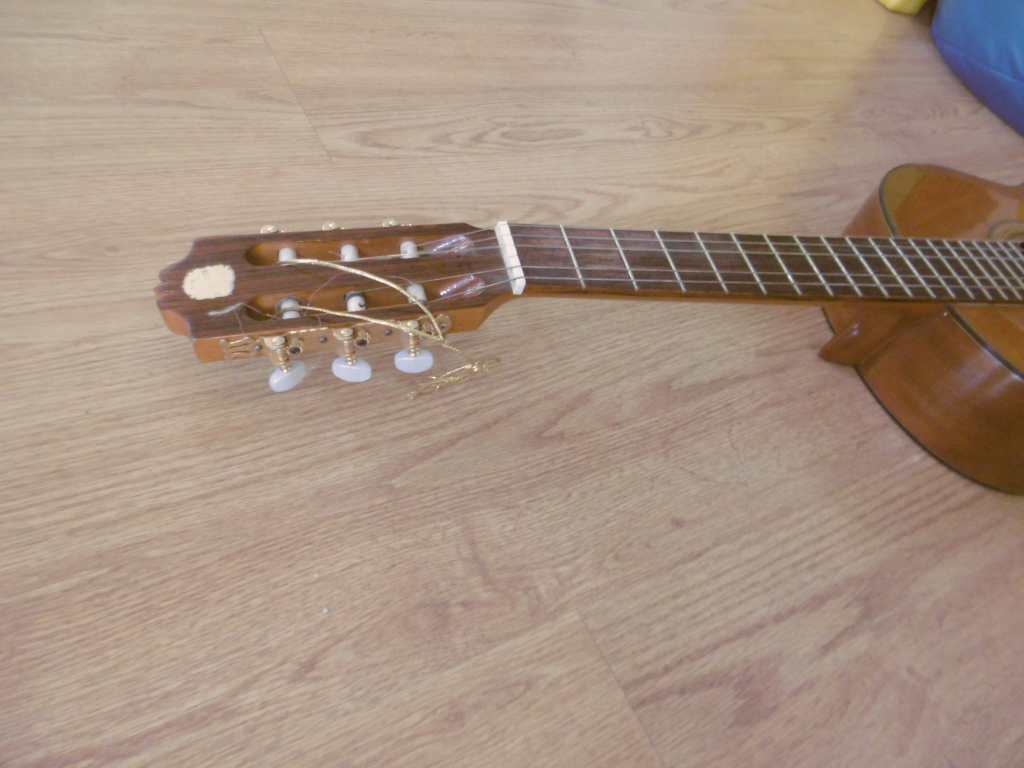
#> input picture research/object_detection/images/train/P1030473.JPG, 2048 x 1536 px, given as the content of the folder input_images/, which was not available (shown at 1/2 size)
$ python OiDtoolkit_csv.py
#> lines starting #> are read from the running program, lines starting #| are printed output that depends on the picture
import os
import numpy as np
import pandas as pd
import cv2


path_input_images = 'input_images/'
path_input_txts = 'input_txts/'
path_output_labels = 'output_labels/'


# configuration
# maximum resolution
max_pixels = 600
# train/test ratio
all_images_list = sorted([name for name in os.listdir(path_input_images)])
train_batch = 900
test_batch = 100
# creates list of images using the first 'train_batch', and the last 'test_batch' images
images_list = np.append(all_images_list[0:train_batch], all_images_list[-test_batch:])
print(f"Analizing {len(all_images_list)} images, using first {train_batch} for training and last {test_batch} for test")


with open(f"{path_output_labels}train_labels.csv", 'w') as output_labels_file_train, open(f"{path_output_labels}test_labels.csv", 'w') as output_labels_file_test:
	output_labels_file_train.write("filename,width,height,class,xmin,ymin,xmax,ymax\n")
	output_labels_file_test.write("filename,width,height,class,xmin,ymin,xmax,ymax\n")


	for i, image_name in enumerate(images_list):

		if i%50==0 : print(f"\tChecking image nr. {i}")


		if i<train_batch:
			subset = 'train'
			out_labels_file = output_labels_file_train
		else:
			subset = 'test'
			out_labels_file = output_labels_file_test


		img = cv2.imread(path_input_images + image_name, 1)
#> img is the input picture: shape (1536, 2048, 3); mean B, G, R 130.1, 145.5, 166.8
		height, width, channel = img.shape
#> height = 1536; width = 2048; channel = 3


		# resize images if their biggest size is > 600px
		factor = max(width, height)/max_pixels if (max(width, height)) > max_pixels else 1
#> factor = 3.41
		width, height = int(width/factor), int(height/factor)
#> width = 600; height = 449
		img = cv2.resize(img, (width, height))
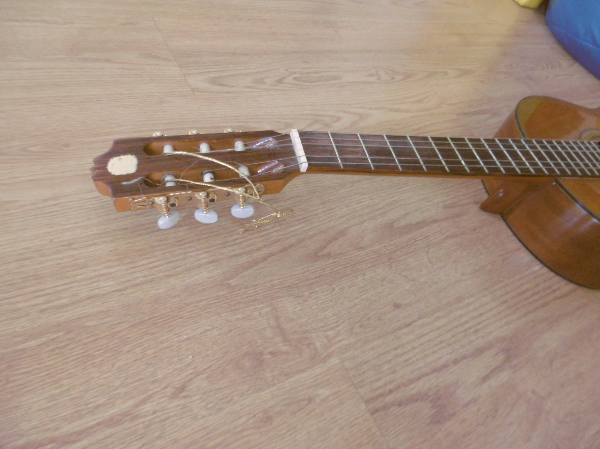
#> img: shape (449, 600, 3); mean B, G, R 129.9, 145.4, 166.6


		cv2.imwrite(f"output_images_{subset}/{image_name}", img)

#> (the run stopped early here; a loop or call above may not have finished)

$ run again, on research/object_detection/images/train/P1030475.JPG
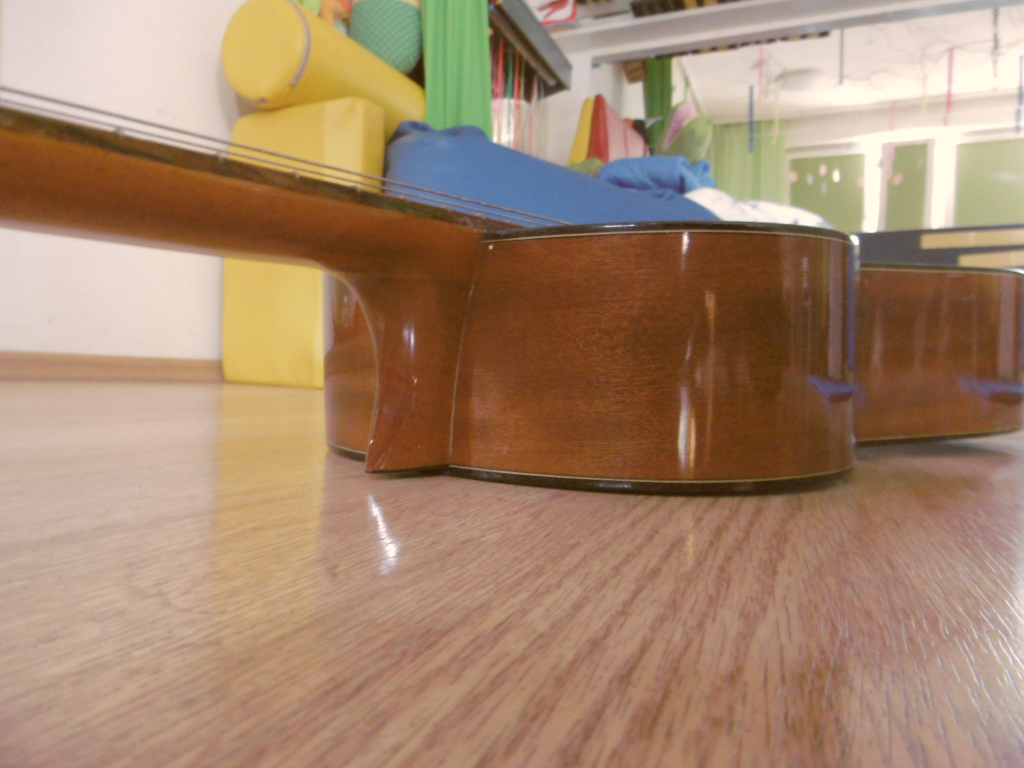
#> input picture research/object_detection/images/train/P1030475.JPG, 2048 x 1536 px, given as the content of the folder input_images/, which was not available (shown at 1/2 size)
#> img is the input picture: shape (1536, 2048, 3); mean B, G, R 109.5, 134.8, 164.9
#> `img = cv2.resize(img, (width, height))`:
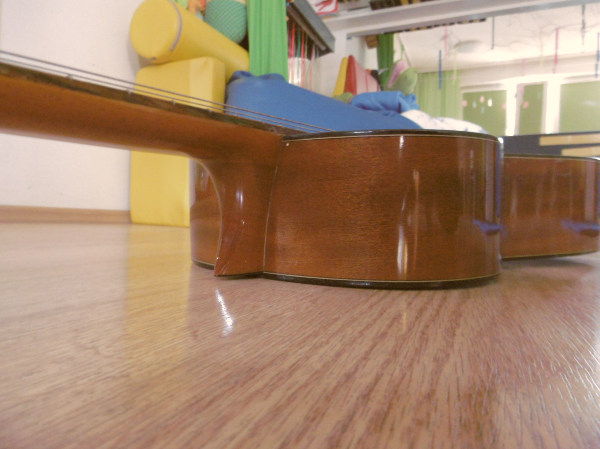
#> img: shape (449, 600, 3); mean B, G, R 109.4, 134.6, 164.8

$ run again, on research/object_detection/images/train/P1030476.JPG
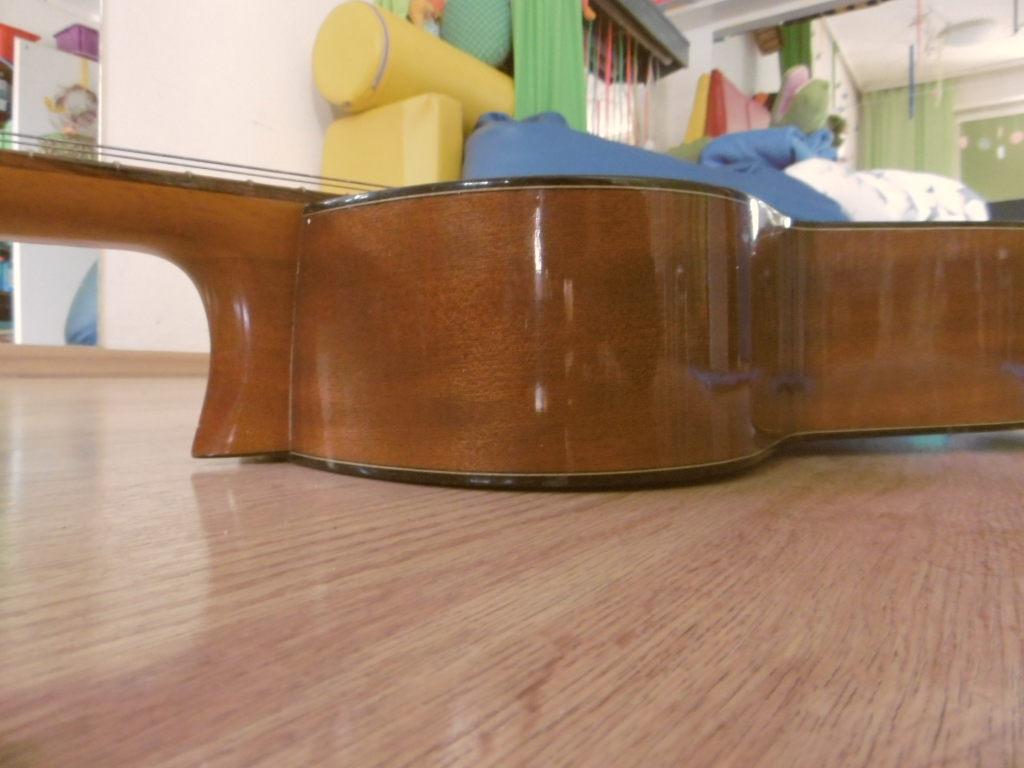
#> input picture research/object_detection/images/train/P1030476.JPG, 2048 x 1536 px, given as the content of the folder input_images/, which was not available (shown at 1/2 size)
#> img is the input picture: shape (1536, 2048, 3); mean B, G, R 105.9, 130.7, 161.2
#> `img = cv2.resize(img, (width, height))`:
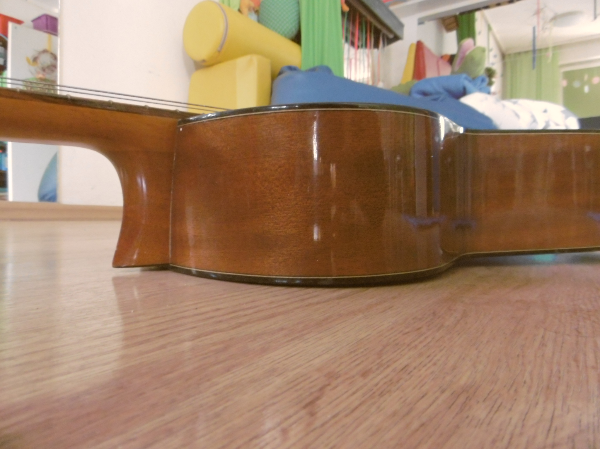
#> img: shape (449, 600, 3); mean B, G, R 105.8, 130.6, 161.1
